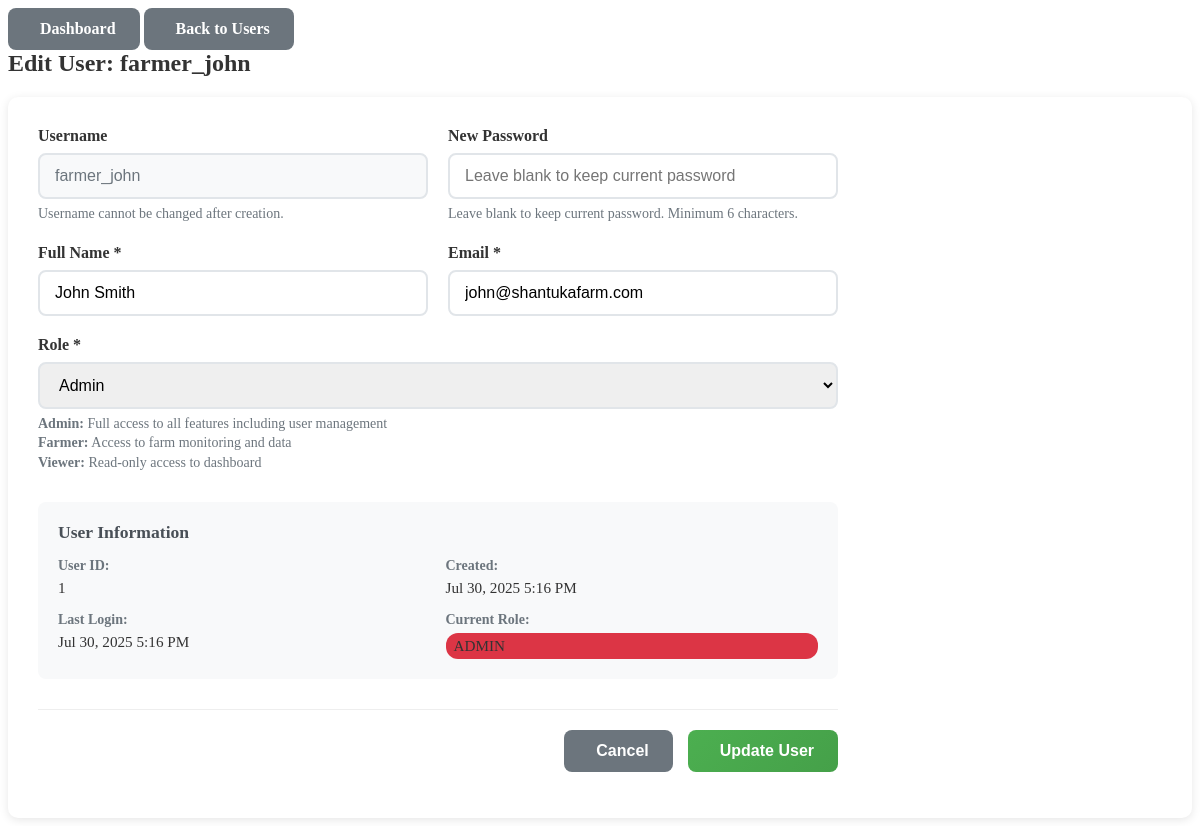
/users/edit?id=1 (signed in), run on an earlier commit of the app's database.
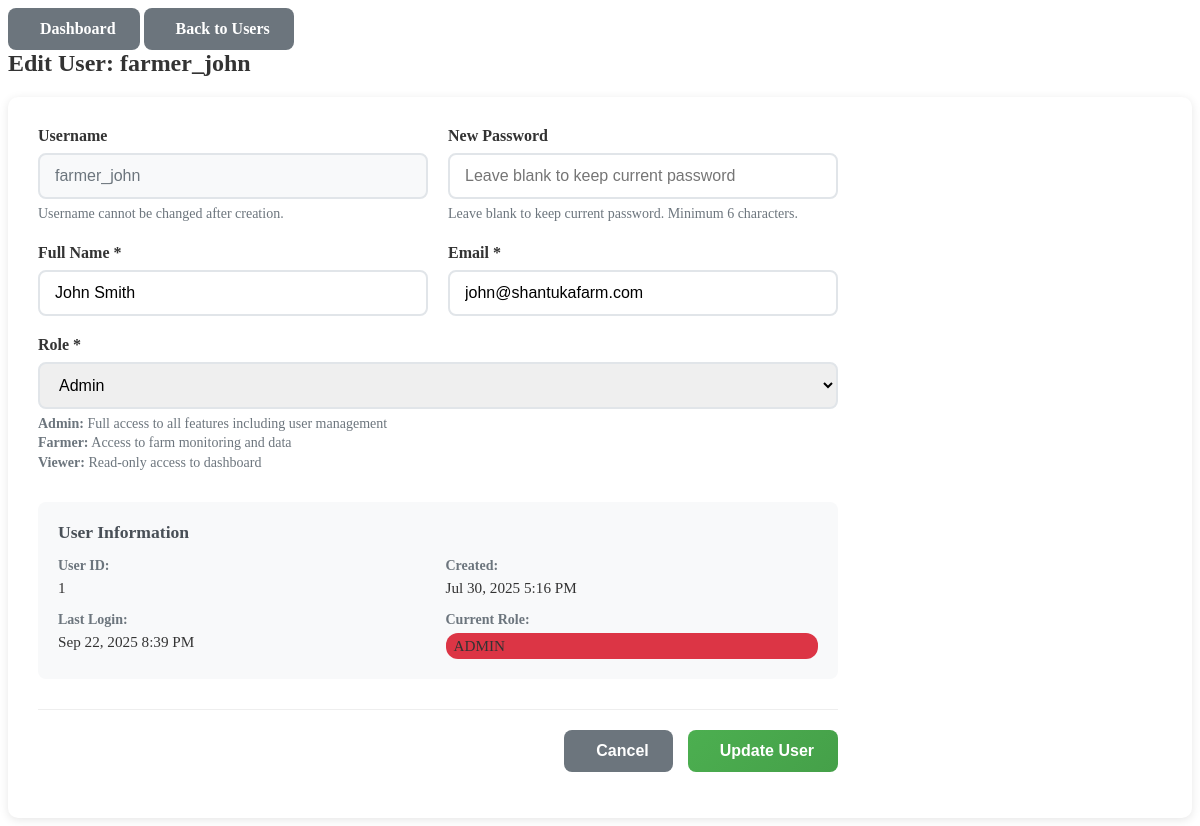
And on a later commit of the database.
### tables this page shows
CREATE TABLE `users` (
  `user_id` bigint(20) UNSIGNED NOT NULL,
  `username` varchar(50) NOT NULL,
  `password` varchar(100) NOT NULL,
  `full_name` varchar(100) NOT NULL,
  `email` varchar(100) NOT NULL,
  `role` varchar(20) DEFAULT NULL CHECK (`role` in ('admin','farmer','viewer')),
  `last_login` timestamp NOT NULL DEFAULT current_timestamp() ON UPDATE current_timestamp(),
  `created_at` timestamp NOT NULL DEFAULT current_timestamp(),
  `theme` varchar(20) DEFAULT 'light',
  `language` varchar(5) DEFAULT 'en',
  `notifications` tinyint(1) DEFAULT 1,
  `email_alerts` tinyint(1) DEFAULT 1,
  `dashboard_layout` varchar(20) DEFAULT 'default'
);

### app/Controllers/BaseController.php (called while the page is built, shortened)
<?php
abstract class BaseController {
    protected function render($viewName, $data = []) {
        $viewFile = __DIR__ . '/../Views/' . $viewName . '.php';
        extract($data);
        $BASE_PATH = rtrim(dirname($_SERVER['SCRIPT_NAME'] ?? ''), '/\\');
        include $viewFile;
        $content = ob_get_clean();
        return $content;
    }
}

### index.php (called while the page is built, shortened)
<?php
spl_autoload_register(function ($class) {
    $file = APP_PATH . '/' . str_replace('\\', '/', $class) . '.php';
});
try {
    $app = new \App\Config\App();
    $app->run();
} catch (Exception $e) {
    http_response_code(500);
    echo json_encode([
        'error' => 'Internal Server Error',
        'message' => $e->getMessage()
    ]);
}

### app/Config/Database.php (called while the page is built, shortened)
<?php
class Database {
    private $host;
    private $username;
    private $password;
    private $database;
    private $connection;
    public function __construct() {
        $this->host = $_ENV['DB_HOST'] ?? getenv('DB_HOST') ?: 'localhost';
        $this->username = $_ENV['DB_USER'] ?? getenv('DB_USER') ?: 'root';
        $this->password = $_ENV['DB_PASS'] ?? getenv('DB_PASS') ?: '';
        $this->database = $_ENV['DB_NAME'] ?? getenv('DB_NAME') ?: 'farm_monitoring';
    }
    private function connect() {
        try {
            $this->connection = new \mysqli($this->host, $this->username, $this->password, $this->database);
            $this->connection->set_charset("utf8mb4");
        } catch (\Exception $e) {
            die("Database connection error: " . $e->getMessage());
        }
    }
    public function prepare($sql) {
        return $this->connection->prepare($sql);
    }
}

### app/Models/UserModel.php (called while the page is built, shortened)
<?php
class UserModel extends BaseModel {
    protected function getPrimaryKey() {
        return 'user_id';
    }
}

### app/Models/BaseModel.php (called while the page is built, shortened)
<?php
abstract class BaseModel {
    protected $db;
    protected $table;
    public function __construct() {
        $this->db = new Database();
    }
    public function getById($id) {
        $sql = "SELECT * FROM {$this->table} WHERE {$this->getPrimaryKey()} = ?";
        $stmt = $this->db->prepare($sql);
        $stmt->bind_param("i", $id);
        $stmt->execute();
        $result = $stmt->get_result();
        return $result->fetch_assoc();
    }
}

### app/Views/users/edit.php (the view, shortened to what the changed rows need)
<div class="dashboard-content">
    <div class="content-header">
        <div class="header-left">
            <a href="<?= $BASE_PATH ?>/dashboard" class="btn btn-secondary">
                <i class="fas fa-home"></i> Dashboard
            </a>
            <a href="<?= $BASE_PATH ?>/users" class="btn btn-secondary">
                <i class="fas fa-arrow-left"></i> Back to Users
            </a>
            <h2><i class="fas fa-user-edit"></i> Edit User: <?= htmlspecialchars($user['username']) ?></h2>
        </div>
    </div>
    <div class="form-container">
        <form method="POST" action="<?= $BASE_PATH ?>/users/update" class="user-form">
            <div class="form-row">
                <div class="form-group">
                    <label for="username">Username</label>
                    <input type="text" id="username" value="<?= htmlspecialchars($user['username']) ?>" disabled>
                    <small class="form-help">Username cannot be changed after creation.</small>
                </div>
            </div>
            <div class="form-row">
                <div class="form-group">
                    <label for="full_name">Full Name *</label>
                    <input type="text" id="full_name" name="full_name" required
                           placeholder="Enter full name" value="<?= htmlspecialchars($user['full_name']) ?>">
                </div>
                <div class="form-group">
                    <label for="email">Email *</label>
                    <input type="email" id="email" name="email" required
                           placeholder="Enter email address" value="<?= htmlspecialchars($user['email']) ?>">
                </div>
            </div>
            <div class="form-group">
                <label for="role">Role *</label>
                <select id="role" name="role" required>
                    <?php foreach ($roles as $role): ?>
                        <option value="<?= $role ?>" <?= $user['role'] === $role ? 'selected' : '' ?>>
                            <?= ucfirst($role) ?>
                        </option>
                    <?php endforeach; ?>
                </select>
                <small class="form-help">
                    <strong>Admin:</strong> Full access to all features including user management<br>
                    <strong>Farmer:</strong> Access to farm monitoring and data<br>
                    <strong>Viewer:</strong> Read-only access to dashboard
                </small>
            </div>
            <div class="user-info">
                <div class="info-grid">
                    <div class="info-item">
                        <label>User ID:</label>
                        <span><?= htmlspecialchars($user['user_id']) ?></span>
                    </div>
                    <div class="info-item">
                        <label>Created:</label>
                        <span><?= date('M j, Y g:i A', strtotime($user['created_at'])) ?></span>
                    </div>
                    <div class="info-item">
                        <label>Last Login:</label>
                        <span>
                            <?php if ($user['last_login']): ?>
                                <?= date('M j, Y g:i A', strtotime($user['last_login'])) ?>
                            <?php else: ?>
                                <span class="text-muted">Never</span>
                            <?php endif; ?>
                        </span>
                    </div>
                    <div class="info-item">
                        <label>Current Role:</label>
                        <span class="badge badge-<?= strtolower($user['role']) ?>">
                            <?= ucfirst($user['role']) ?>
                        </span>
                    </div>
                </div>
            </div>
        </form>
    </div>
</div>

What changed in the data, as far as the page shows it:
changed users "farmer_john": last_login "Jul 30, 2025 5:16 PM" → "Sep 22, 2025 8:39 PM"
